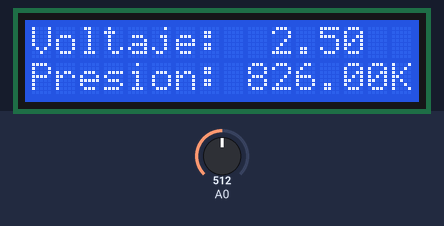
A sketch run on a simulated Arduino Uno, built with avr-gcc and run on an emulated ATmega328P. Parts: 16×2 character LCD. The inputs (shaded band) are chosen by the test bench; at power-on: A0 = 512. What the sketch prints to the serial monitor is not drawn.

Above: at 1.2 s.
1.3 s: A0 set to 716
At 3.3 s:
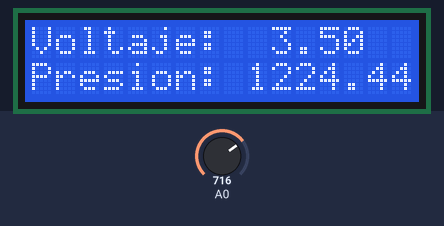
3.7 s: A0 set to 900
At 5.1 s:
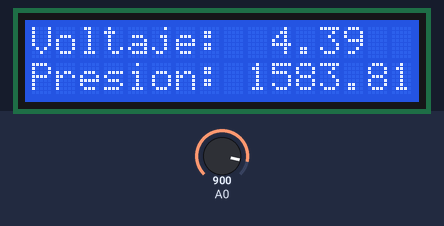
5.9 s: A0 set to 1023
At 8.1 s:
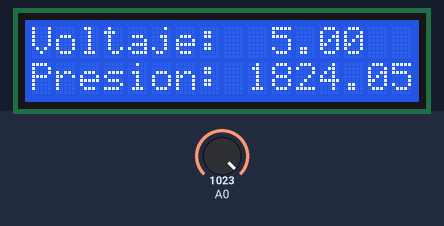
Timing chart, 0 to 9.6 s (numbered marks = the images above; inputs shaded):
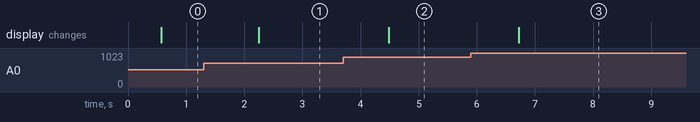

The sketch:

LecturaAnalogicaPant.ino
```cpp
#include <LiquidCrystal.h>
LiquidCrystal lcd(2, 3, 4, 5, 6, 7);
float V, P;
float Offset =0.435;


void setup() {
  lcd.begin(16, 2);
  Serial.begin(9600);


}

void loop() {

 int sensorValue = analogRead(A0); //La lectura analogica va desde 0 a 1023, si contamos el 0 son 1024.

 Serial.println(sensorValue);
 delay(1);

 V = 0;
 for (int i= 0; i<10; i++){
 V = V + (sensorValue*5.0/1024.0);
 delay(50);


 }

 float Vout = V/10.0;

 float V1 = (sensorValue*5.0/1024.0);
 P = (V1-Offset)*400;

 lcd.clear();
 lcd.print("Voltaje: ");
 lcd.print(" ");
 lcd.print(V1);
 //lcd.print(".");

 lcd.setCursor(0,1);
 lcd.print("Presion: ");
 lcd.print(P);
 lcd.print("Kpa: ");

 delay (50);
}
```

Measured:
- after the input at 1.3 s, the display: changes after 0.95 s (image 1)
- after the input at 3.7 s, the display: changes after 0.79 s (image 2)
- after the input at 5.9 s, the display: changes after 0.82 s (image 3)
